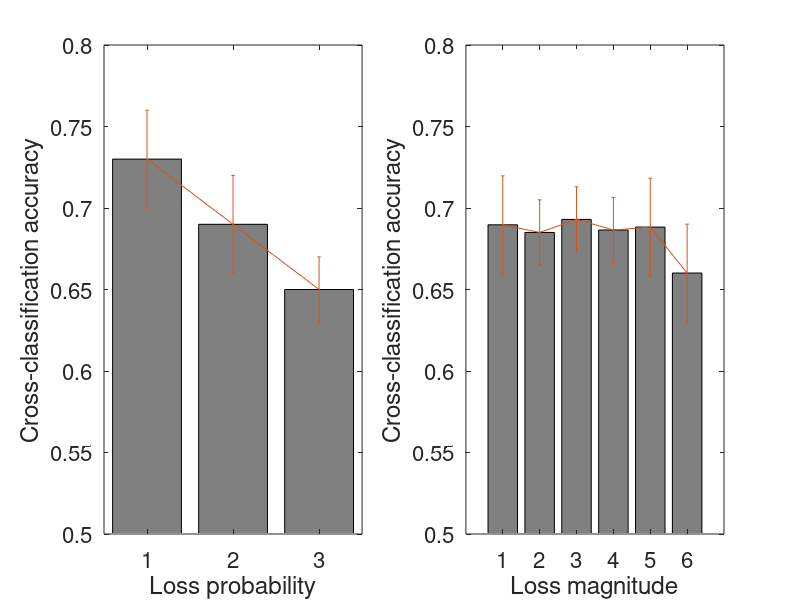

Reproduce this figure in MATLAB.
%% megaa_plotCrossParamValidation
% -------------------------------------------------------------
% The accuracies plotted here are computed in megaa_optimiseLambda on the
% output from megaa_crossParamValidation
% G Castegnetti --- start: 07/2019 --- last update 07/2019

clear
close all

restoredefaultpath, clear RESTOREDEFAULTPATH_EXECUTED

probMean = [0.73;0.69;0.65];
magnMean = [0.6897; 0.6850; 0.6930; 0.6865; 0.6883; 0.6601];

probSem = 0.01*[3,3,2];
magnSem = 0.01*[3,2,2,2,3,3];

figure('color',[1 1 1])

subplot(1,2,1)
bar(probMean,'facecolor',[0.5 0.5 0.5]), set(gca,'fontsize',16),hold on
errorbar(1:3,probMean,probSem), ylim([0.5 0.8])
xlabel('Loss probability'), ylabel('Cross-classification accuracy')

subplot(1,2,2)
bar(magnMean,'facecolor',[0.5 0.5 0.5]), set(gca,'fontsize',16),hold on
errorbar(1:6,magnMean,magnSem), ylim([0.5 0.8])
xlabel('Loss magnitude'), ylabel('Cross-classification accuracy')

% prob=[0.672008547008547,0.638312803753980,0.673076923076923;0.653571428571429,0.654575178453182,0.551192709729295;0.500000000000000,0.500000000000000,0.500000000000000;0.850308641975309,0.716121028147716,0.659961685823755;0.817460317460317,0.735998103327649,0.701041666666667;0.995192307692308,0.910783198283198,0.886363636363636;0.662068965517241,0.584813485569829,0.532054030874786;0.914141414141414,0.788771775728297,0.652173913043478;0.494601889338731,0.524743839656120,0.518518518518519;0.776190476190476,0.667236192093037,0.552066772655008;0.843253968253968,0.773477067516342,0.722091932457786;0.751175548589342,0.741731070564091,0.723635400105988;0.831990794016110,0.745811803046048,0.714285714285714;0.675000000000000,0.660988562091503,0.705882352941176;0.555747126436782,0.573412142815631,0.579861111111111;0.616229408175717,0.557807764783180,0.508207399687337;0.877369007803791,0.856279087257348,0.797023809523810;0.657680250783699,0.675456875818537,0.659012957317073;0.853535353535354,0.702599639808942,0.616666666666667;0.605541718555417,0.590285033335186,0.519054878048781;0.804852320675106,0.678240151978891,0.611776967170401;0.645238095238095,0.684168086569217,0.672080979284369;0.833557951482480,0.814776637418147,0.841113841113841]
% magn=[0.626666666666667,0.638277199236952,0.645057822810145,0.654367346619669,0.661223934018052,0.673214285714286;0.695374800637959,0.634972039054856,0.633485165934856,0.607628596611862,0.609533888844234,0.566091954022989;0.500387697864136,0.497512292315660,0.495453415266579,0.497512292315660,0.500387697864136,0.503535067883217;0.666941532243973,0.688010573064363,0.710854164550804,0.786300796658438,0.886581534017879,0.986954911984871;0.800595238095238,0.728542568542569,0.727801132657297,0.717682085038250,0.734459319219593,0.750000000000000;0.906351204181321,0.908392691597414,0.919051360109987,0.961062082159127,1.01083306850199,1.06138133044111;0.492187500000000,0.512001568100358,0.542915226574501,0.541738000547104,0.554957599478147,0.486301369863014;0.763527563635159,0.806104684708021,0.845446823369751,0.819130008765752,0.796959032661027,0.771816694664834;0.612588841638171,0.567268806772106,0.522759455436152,0.501668655460880,0.486987174420245,0.478500231376172;0.606003077748584,0.572597346910630,0.559924042756956,0.563379401386448,0.562064444925194,0.566221474464073;0.792712550607287,0.756256588179212,0.783882158035732,0.748911076485703,0.756166056166056,0.617857142857143;0.647058823529412,0.709114611236116,0.735120965649402,0.740233010467329,0.740293347385903,0.672619047619048;0.916373239436620,0.855929650461416,0.821406627486152,0.763131979598828,0.721414728682171,0.625000000000000;0.714435102940269,0.722590114386150,0.737305159064061,0.749820999626008,0.770323326317715,0.789305831991144;0.550000000000000,0.607225853304285,0.647383640324817,0.631828084769261,0.629154287977817,0.472222222222222;0.586174242424242,0.526343795093795,0.536387085137085,0.535818903318903,0.562079124579125,0.583333333333333;0.862128574653029,0.853036390398076,0.835775014209660,0.701027127627099,0.544017730591855,0.365791124737188;0.531455399061033,0.621531038080334,0.692168891485111,0.722700005872148,0.760120771393591,0.684110970996217;0.667561100688690,0.682010477473255,0.709400728143858,0.744404170014239,0.767649119949189,0.785081068232607;0.651041666666667,0.609109352157670,0.594553471790913,0.598644655365792,0.605645629007540,0.671497584541063;0.767045454545455,0.680486200028454,0.680996955957602,0.650276940678763,0.658990519284637,0.613445378151261;0.785714285714286,0.773690901628677,0.742553701816367,0.729256998519664,0.703642191142191,0.719230769230769;0.721014492753623,0.802896105928142,0.818441090244481,0.822006048836613,0.807452139717421,0.738839285714286]